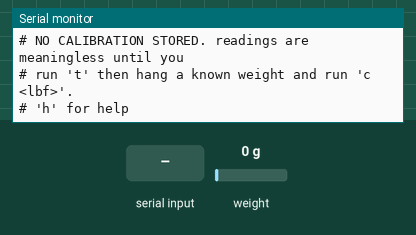
This sketch was run on a simulated Arduino Uno, built with avr-gcc and run on an emulated ATmega328P. Shown: the last lines printed to the serial monitor. The test bench sets the inputs (shaded band); at power-on: weight on the scale 0 g.

Above: at 4.4 s.
4.5 s: "THR1\n" received over Serial
At 5.3 s:
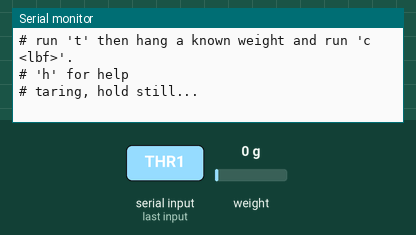
6.0 s: "?\n" received over Serial
At 8.7 s:
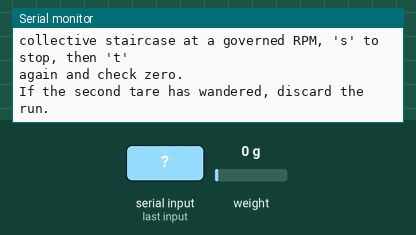
9.0 s: "R\n" received over Serial
At 10.7 s:
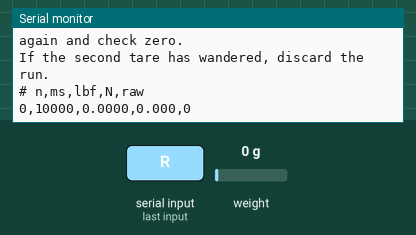
11.5 s: "s\n" received over Serial
At 11.9 s:
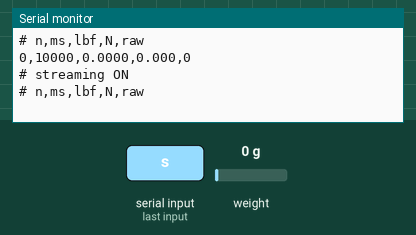
13.0 s: "S\n" received over Serial
At 14.7 s:
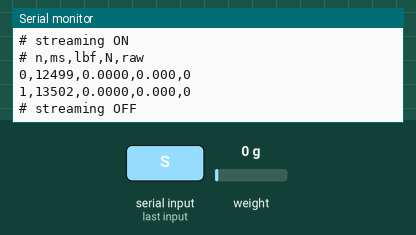
15.0 s: "c\n" received over Serial
At 15.7 s:
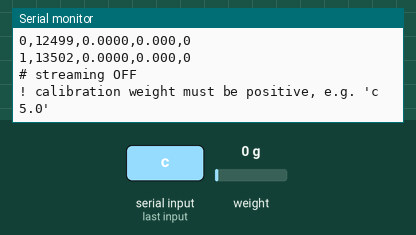

The sketch:

thrust_stand.ino
```cpp
/*
 * Nacelle Thrust Stand
 * S-beam load cell + HX711 + Arduino
 *
 * Measures axial thrust on a single VTOL nacelle mounted on an axial post.
 * The cell reads compression at rest (nacelle weight) and tension under thrust
 * (thrust exceeds weight). Both are handled: you tare with the motor off, and
 * every reading after that is change from tare, which is thrust.
 *
 * Requires the bogde HX711 library.
 *   Arduino IDE -> Library Manager -> search "HX711" -> install "HX711 Arduino Library"
 *   by Bogdan Necula. Or: https://github.com/bogde/HX711
 *
 * Serial: 115200 baud. Send 'h' for help.
 *
 * Calibration factor is stored in EEPROM and survives power cycles.
 */

#include <HX711.h>
#include <EEPROM.h>

// ---------------------------------------------------------------- pins

const uint8_t PIN_DOUT = 2;   // HX711 DT
const uint8_t PIN_SCK  = 3;   // HX711 SCK

// ---------------------------------------------------------------- config

const uint32_t SERIAL_BAUD   = 115200;
const uint16_t STREAM_MS     = 100;   // 10 Hz output while streaming
const uint8_t  READ_AVG      = 8;     // HX711 samples per reported value
const uint8_t  CAL_AVG       = 32;    // samples used during calibration
const float    LBF_TO_N      = 4.4482216f;

// ---------------------------------------------------------------- EEPROM

const int      EE_ADDR_MAGIC = 0;
const int      EE_ADDR_CAL   = 4;
const int      EE_ADDR_SIGN  = 8;
const uint32_t EE_MAGIC      = 0x54485231UL;   // "THR1"

// ---------------------------------------------------------------- state

HX711    scale;
float    calFactor  = 1.0f;    // HX711 counts per lbf
int8_t   signFlip   = 1;       // +1 or -1
bool     streaming  = false;
uint32_t lastStream = 0;
uint32_t sampleNum  = 0;

char     cmdBuf[24];
uint8_t  cmdLen = 0;

// ---------------------------------------------------------------- EEPROM helpers

void saveSettings() {
  uint32_t magic = EE_MAGIC;
  EEPROM.put(EE_ADDR_MAGIC, magic);
  EEPROM.put(EE_ADDR_CAL, calFactor);
  EEPROM.put(EE_ADDR_SIGN, signFlip);
}

bool loadSettings() {
  uint32_t magic = 0;
  EEPROM.get(EE_ADDR_MAGIC, magic);
  if (magic != EE_MAGIC) return false;
  EEPROM.get(EE_ADDR_CAL, calFactor);
  EEPROM.get(EE_ADDR_SIGN, signFlip);
  if (!(calFactor > 0.0f) || isnan(calFactor)) { calFactor = 1.0f; return false; }
  if (signFlip != 1 && signFlip != -1) signFlip = 1;
  return true;
}

// ---------------------------------------------------------------- measurement

// Thrust in lbf. get_units() returns (raw - offset) / calFactor, so with the
// offset set by tare() this is change-from-tare expressed in pounds.
float readLbf(uint8_t n) {
  return signFlip * scale.get_units(n);
}

void printHeader() {
  Serial.println(F("# n,ms,lbf,N,raw"));
}

void printReading(uint8_t n) {
  float lbf = readLbf(n);
  long  raw = scale.read_average(2);
  Serial.print(sampleNum++);        Serial.print(',');
  Serial.print(millis());           Serial.print(',');
  Serial.print(lbf, 4);             Serial.print(',');
  Serial.print(lbf * LBF_TO_N, 3);  Serial.print(',');
  Serial.println(raw);
}

// ---------------------------------------------------------------- commands

void printHelp() {
  Serial.println();
  Serial.println(F("=== Nacelle Thrust Stand ==="));
  Serial.println(F("  h            this help"));
  Serial.println(F("  t            TARE. motor off, rig settled. do this every run."));
  Serial.println(F("  r            single reading"));
  Serial.println(F("  s            start / stop streaming at 10 Hz"));
  Serial.println(F("  c <lbf>      calibrate: tare first, hang known weight, then e.g. 'c 5.0'"));
  Serial.println(F("  f            flip sign (use if thrust reads negative)"));
  Serial.println(F("  z            raw counts, no scaling. for diagnostics."));
  Serial.println(F("  d            dump settings"));
  Serial.println(F("  w            write settings to EEPROM"));
  Serial.println();
  Serial.println(F("Procedure per run: 't' with motor off, 's' to stream, run the"));
  Serial.println(F("collective staircase at a governed RPM, 's' to stop, then 't'"));
  Serial.println(F("again and check zero."));
  Serial.println(F("If the second tare has wandered, discard the run."));
  Serial.println();
}

void dumpSettings() {
  Serial.println();
  Serial.print(F("  calFactor (counts/lbf) : ")); Serial.println(calFactor, 4);
  Serial.print(F("  sign                   : ")); Serial.println((int)signFlip);
  Serial.print(F("  tare offset (counts)   : ")); Serial.println(scale.get_offset());
  Serial.print(F("  HX711 ready            : ")); Serial.println(scale.is_ready() ? F("yes") : F("NO"));
  Serial.println();
}

void doTare() {
  Serial.println(F("# taring, hold still..."));
  scale.tare(CAL_AVG);
  Serial.print(F("# tare offset = "));
  Serial.println(scale.get_offset());
  Serial.println(F("# zeroed. readings are now change from tare."));
}

void doCalibrate(float knownLbf) {
  if (!(knownLbf > 0.0f)) {
    Serial.println(F("! calibration weight must be positive, e.g. 'c 5.0'"));
    return;
  }
  Serial.print(F("# calibrating against "));
  Serial.print(knownLbf, 3);
  Serial.println(F(" lbf. hold still..."));

  // get_value() is raw minus tare offset, unscaled.
  float counts = scale.get_value(CAL_AVG);

  if (fabs(counts) < 1000.0f) {
    Serial.println(F("! signal too small. is the weight applied? is the cell wired?"));
    return;
  }

  if (counts < 0) {
    signFlip = -1;
    counts = -counts;
    Serial.println(F("# negative signal, sign flipped automatically"));
  } else {
    signFlip = 1;
  }

  calFactor = counts / knownLbf;
  scale.set_scale(calFactor);
  saveSettings();

  Serial.print(F("# calFactor = "));
  Serial.print(calFactor, 4);
  Serial.println(F(" counts/lbf, saved to EEPROM"));
  Serial.print(F("# check: reading now "));
  Serial.print(readLbf(CAL_AVG), 4);
  Serial.println(F(" lbf"));
}

void handleCommand(char *s) {
  while (*s == ' ') s++;
  char c = *s;

  switch (c) {
    case 'h': case 'H': case '?':
      printHelp();
      break;

    case 't': case 'T':
      doTare();
      break;

    case 'r': case 'R':
      printHeader();
      printReading(READ_AVG);
      break;

    case 's': case 'S':
      streaming = !streaming;
      if (streaming) {
        sampleNum = 0;
        Serial.println(F("# streaming ON"));
        printHeader();
      } else {
        Serial.println(F("# streaming OFF"));
      }
      break;

    case 'c': case 'C':
      doCalibrate(atof(s + 1));
      break;

    case 'f': case 'F':
      signFlip = -signFlip;
      saveSettings();
      Serial.print(F("# sign now "));
      Serial.println((int)signFlip);
      break;

    case 'z': case 'Z':
      Serial.print(F("# raw counts = "));
      Serial.println(scale.read_average(CAL_AVG));
      break;

    case 'd': case 'D':
      dumpSettings();
      break;

    case 'w': case 'W':
      saveSettings();
      Serial.println(F("# settings written"));
      break;

    case '\0':
      break;

    default:
      Serial.println(F("! unknown command, 'h' for help"));
      break;
  }
}

void pollSerial() {
  while (Serial.available()) {
    char ch = Serial.read();
    if (ch == '\n' || ch == '\r') {
      if (cmdLen > 0) {
        cmdBuf[cmdLen] = '\0';
        handleCommand(cmdBuf);
        cmdLen = 0;
      }
    } else if (cmdLen < sizeof(cmdBuf) - 1) {
      cmdBuf[cmdLen++] = ch;
    }
  }
}

// ---------------------------------------------------------------- setup / loop

void setup() {
  Serial.begin(SERIAL_BAUD);
  while (!Serial) { ; }

  scale.begin(PIN_DOUT, PIN_SCK);

  uint32_t t0 = millis();
  while (!scale.is_ready() && millis() - t0 < 3000) { delay(10); }

  if (!scale.is_ready()) {
    Serial.println(F("! HX711 not responding. check DT/SCK pins and 5V/GND."));
  }

  bool loaded = loadSettings();
  scale.set_scale(calFactor);
  scale.tare(CAL_AVG);

  Serial.println();
  Serial.println(F("# Nacelle Thrust Stand ready"));
  if (loaded) {
    Serial.print(F("# calibration loaded from EEPROM, calFactor = "));
    Serial.println(calFactor, 4);
  } else {
    Serial.println(F("# NO CALIBRATION STORED. readings are meaningless until you"));
    Serial.println(F("# run 't' then hang a known weight and run 'c <lbf>'."));
  }
  Serial.println(F("# 'h' for help"));
  Serial.println();
}

void loop() {
  pollSerial();

  if (streaming && (millis() - lastStream >= STREAM_MS)) {
    lastStream = millis();
    printReading(READ_AVG);
  }
}
```

Measured:
- after the input at 4.5 s, the serial monitor: prints a new line at once (image 1)
- after the input at 6.0 s, the serial monitor: prints a new line after 1.7 s (image 2)
- after the input at 9.0 s, the serial monitor: prints a new line at once (image 3)
- after the input at 11.5 s, the serial monitor: prints a new line at once (image 4)
- after the input at 13.0 s, the serial monitor: prints a new line after 0.50 s (image 5)
- after the input at 15.0 s, the serial monitor: prints a new line at once (image 6)
